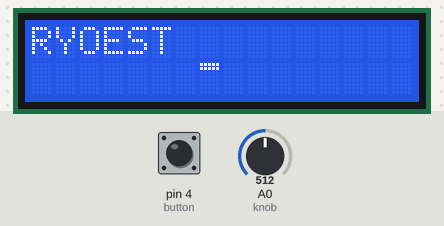
The sketch below on a simulated Arduino Uno, built with avr-gcc and run on an emulated ATmega328P. Shown: 16×2 character LCD. The test bench sets the inputs (shaded band); at power-on: pin 4 (button) HIGH, A0 (knob) = 512. Random numbers use the default seed unless the sketch sets one; what the sketch prints to the serial monitor is not drawn.

Above: at 1.2 s.
1.3 s: pin 4 (button) pulled LOW for 0.15 s
At 1.4 s:
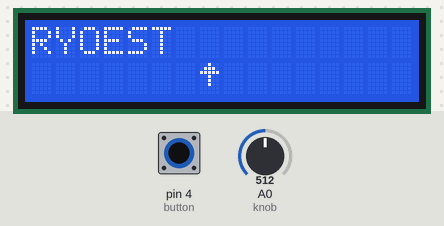
2.9 s: A0 (knob) set to 716
At 4.1 s:
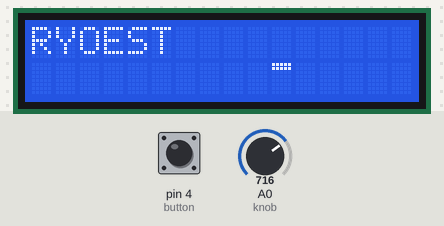
4.4 s: pin 4 (button) pulled LOW for 1 s
At 5.2 s:
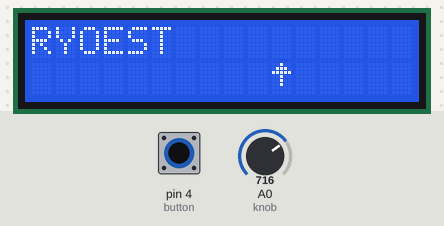
6.9 s: A0 (knob) set to 900
At 8.1 s:
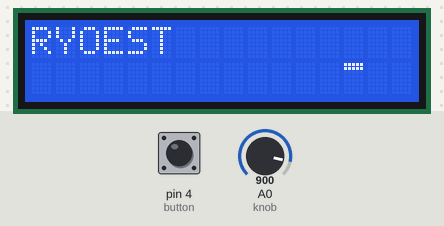
8.4 s: A0 (knob) set to 1023
At 9.7 s:
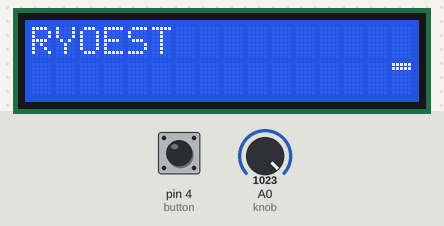
Timing chart, 0 to 10.9 s (numbered marks = the images above; inputs shaded):
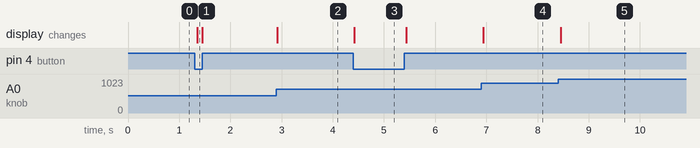

The sketch:

_06_Word_Jumble_BetterFeedback.ino
```cpp
//-- JUMBLE VARIABLES --
String randomWords[] = {
  "VITAL", "KANGAROO", "OYSTER", "INTELLIGENT", "DRUNK",
};

String werd;
String jumble;
int lastKnob = -1;
bool lastPressState;

//-- LCD Variables --
#include "Wire.h"
#include "Adafruit_LiquidCrystal.h"
Adafruit_LiquidCrystal lcd(0x20);

// https://www.seetron.com/apps/app_cceditor.html
byte underlineBitmap[] = {0x9F, 0x9F, 0x80, 0x80, 0x80, 0x80, 0x80, 0x80};
byte arrowBitmap[] = {0x84, 0x8E, 0x9F, 0x84, 0x84, 0x84, 0x80, 0x80};
byte underlineChar = 0;
byte upArrowChar = 1;

//--I/O pins --
const byte button = 4; // Digital pin 4
const byte knob = A0;
#define pressedState LOW


void WaitForButtonPress() {
  while (digitalRead(4) != LOW) {
    delay(100);
  }
  delay(500); // ignore switch bounce
}

void SetupJumble() {
  randomSeed(analogRead(A1));
  jumble = werd;
  byte wordLen = jumble.length();
  for (byte i = 0; i < wordLen; i++) {
    int randomIndex = random(wordLen);
    byte tmp = jumble[i];
    jumble[i] = jumble[randomIndex];
    jumble[randomIndex] = tmp;
  }
  lcd.print(jumble);
}

void SetupLCD() {
  lcd.begin(16, 2); // 16 columns, 2 rows
  lcd.clear();
  lcd.setBacklight(HIGH);

  lcd.createChar(underlineChar, underlineBitmap);
  lcd.createChar(upArrowChar, arrowBitmap);
}

void SetupInputs() {
  pinMode(button, INPUT_PULLUP);
}

void setup() {
  Serial.begin(115200);
  SetupInputs();
  SetupLCD();
  NewGame();
}

void SwapLetters(byte index1, byte index2) {
  byte wordLen = werd.length();
  if (index1 >= 0 && index1 < wordLen && index2 >= 0 && index2 < wordLen) {
    byte letter1 = jumble[index1];
    jumble[index1] = jumble[index2];
    jumble[index2] = letter1;
    lcd.setCursor(0, 0);
    lcd.print(jumble);
  }
}

String PickRandomWord() {
  int numberOfRandomWords = sizeof(randomWords) / sizeof(String);
  Serial.print("numberOfRandomWords=");
  Serial.println(numberOfRandomWords);
  int randomWordIndex = random(numberOfRandomWords);
  return randomWords[randomWordIndex];
}

void NewGame() {
  lcd.clear();
  werd = PickRandomWord();
  SetupJumble();
  lastKnob = -1;
}

void Win() {
  lcd.setCursor(0, 1);
  lcd.print("** GOOD JOB!! **");
  if (digitalRead(button) == pressedState) NewGame();
  delay(500);
  lcd.setCursor(0, 1);
  lcd.print("                ");
  if (digitalRead(button) == pressedState) NewGame();
  delay(500);
}

void KnobArrow() {
  bool isPressed = digitalRead(button) == pressedState;
  bool pressChanged = isPressed != lastPressState;
  if (!isPressed && jumble == werd) Win();

  int knobValue = map(analogRead(knob), 0, 1023, 0, 15);
  bool knobMoved = knobValue != lastKnob;
  if (knobMoved || pressChanged) {
    if (lastKnob != -1) {
      lcd.setCursor(lastKnob, 1);
      lcd.write(' ');
      if (isPressed) {
        SwapLetters(knobValue, lastKnob);
      }
    }
    lcd.setCursor(knobValue, 1);
    byte cursorChar = isPressed ? upArrowChar : underlineChar;
    lcd.write(cursorChar);
    lastKnob = knobValue;
    lastPressState = isPressed;
  }
  delay(50);
}

void loop() {
  KnobArrow();
}
```

Measured:
- after the input at 1.3 s, the display: changes after 0.05 s (image 1)
- after the input at 2.9 s, the display: changes at once (image 2)
- after the input at 4.4 s, the display: changes at once (image 3)
- after the input at 6.9 s, the display: changes at once (image 4)
- after the input at 8.4 s, the display: changes after 0.05 s (image 5)
